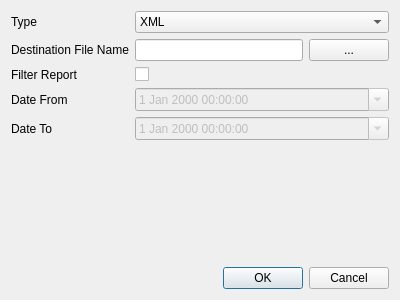
<?xml version="1.0" encoding="UTF-8"?>
<ui version="4.0">
 <class>ExportDialog</class>
 <widget class="QDialog" name="ExportDialog">
  <property name="geometry">
   <rect>
    <x>0</x>
    <y>0</y>
    <width>400</width>
    <height>300</height>
   </rect>
  </property>
  <property name="windowTitle">
   <string>Dialog</string>
  </property>
  <layout class="QVBoxLayout" name="verticalLayout">
   <item>
    <layout class="QFormLayout" name="formLayout">
     <property name="fieldGrowthPolicy">
      <enum>QFormLayout::AllNonFixedFieldsGrow</enum>
     </property>
     <item row="0" column="0">
      <widget class="QLabel" name="label">
       <property name="text">
        <string>Type</string>
       </property>
      </widget>
     </item>
     <item row="0" column="1">
      <widget class="QComboBox" name="cmbType">
       <item>
        <property name="text">
         <string>XML</string>
        </property>
       </item>
       <item>
        <property name="text">
         <string>Excel</string>
        </property>
       </item>
      </widget>
     </item>
     <item row="2" column="0">
      <widget class="QLabel" name="label_2">
       <property name="text">
        <string>Destination File Name</string>
       </property>
      </widget>
     </item>
     <item row="2" column="1">
      <layout class="QHBoxLayout" name="horizontalLayout">
       <item>
        <widget class="QLineEdit" name="fileName"/>
       </item>
       <item>
        <widget class="QPushButton" name="pushButton">
         <property name="text">
          <string>...</string>
         </property>
        </widget>
       </item>
      </layout>
     </item>
     <item row="3" column="0">
      <widget class="QLabel" name="label_5">
       <property name="text">
        <string>Filter Report</string>
       </property>
      </widget>
     </item>
     <item row="4" column="0">
      <widget class="QLabel" name="label_3">
       <property name="text">
        <string>Date From</string>
       </property>
      </widget>
     </item>
     <item row="4" column="1">
      <widget class="QDateTimeEdit" name="dteFrom">
       <property name="enabled">
        <bool>false</bool>
       </property>
       <property name="calendarPopup">
        <bool>true</bool>
       </property>
      </widget>
     </item>
     <item row="5" column="0">
      <widget class="QLabel" name="label_4">
       <property name="text">
        <string>Date To</string>
       </property>
      </widget>
     </item>
     <item row="5" column="1">
      <widget class="QDateTimeEdit" name="dteTo">
       <property name="enabled">
        <bool>false</bool>
       </property>
       <property name="calendarPopup">
        <bool>true</bool>
       </property>
      </widget>
     </item>
     <item row="3" column="1">
      <widget class="QCheckBox" name="cbFilter">
       <property name="text">
        <string/>
       </property>
      </widget>
     </item>
    </layout>
   </item>
   <item>
    <widget class="QDialogButtonBox" name="buttonBox">
     <property name="orientation">
      <enum>Qt::Horizontal</enum>
     </property>
     <property name="standardButtons">
      <set>QDialogButtonBox::Cancel|QDialogButtonBox::Ok</set>
     </property>
    </widget>
   </item>
  </layout>
 </widget>
 <resources/>
 <connections>
  <connection>
   <sender>buttonBox</sender>
   <signal>accepted()</signal>
   <receiver>ExportDialog</receiver>
   <slot>accept()</slot>
   <hints>
    <hint type="sourcelabel">
     <x>248</x>
     <y>254</y>
    </hint>
    <hint type="destinationlabel">
     <x>157</x>
     <y>274</y>
    </hint>
   </hints>
  </connection>
  <connection>
   <sender>buttonBox</sender>
   <signal>rejected()</signal>
   <receiver>ExportDialog</receiver>
   <slot>reject()</slot>
   <hints>
    <hint type="sourcelabel">
     <x>316</x>
     <y>260</y>
    </hint>
    <hint type="destinationlabel">
     <x>286</x>
     <y>274</y>
    </hint>
   </hints>
  </connection>
 </connections>
</ui>
